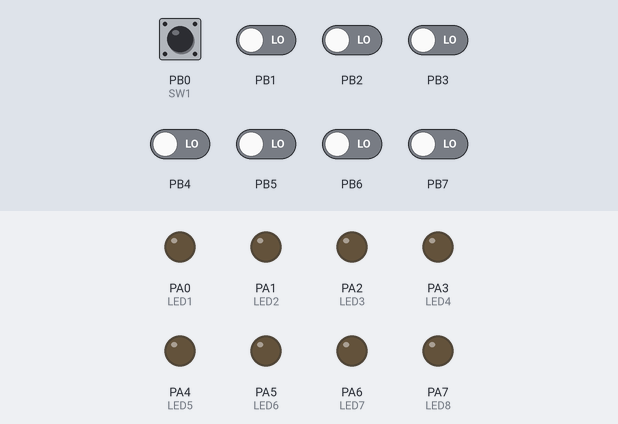
Simulated run of this program. Board: ATmega32, built with avr-gcc and emulated at 8 MHz. Parts: output pins drawn as LEDs (lit = HIGH). Dashed ring = blinking. Inputs (shaded band) come from the test bench; at power-on: PB0 (SW1) HIGH, PB1–7 LOW.

Above: at 1.2 s.
1.3 s: PB0 (SW1) pulled LOW for 0.15 s
At 2.3 s:
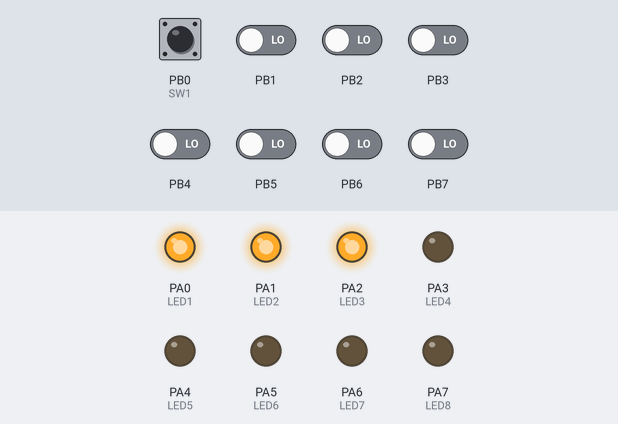
2.9 s: PB0 (SW1) pulled LOW for 1 s
At 3.06 s:
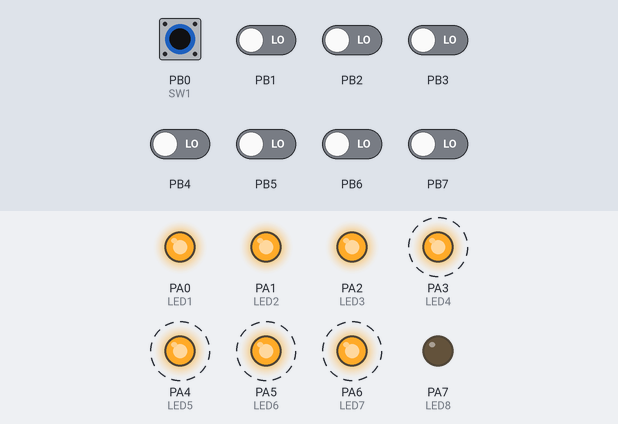
At 3.59 s:
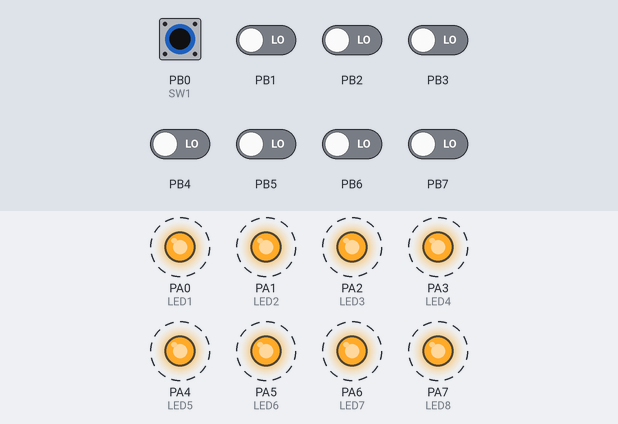
Timing chart, 0 to 5.9 s (numbered marks = the images above; inputs shaded):
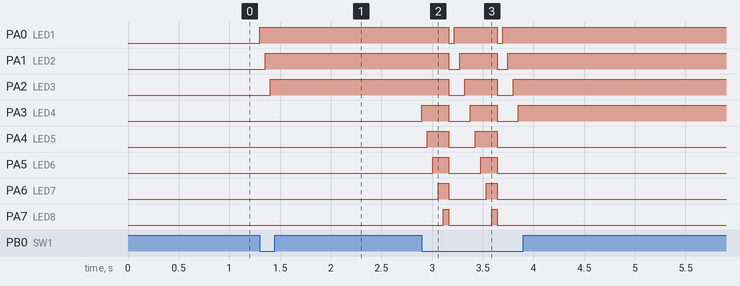

The program:

main.c
```c
/*
 * 3 leds with a specific delay
 *
 * Author : Mahmoud Karem Zammel
 *
 */
#include "STD_TYPES.h"
#include "BIT_MATH.h"

#include "DIO_interface.h"
#include "LED_interface.h"
#include "SW_interface.h"

#include <util/delay.h>

int main(void)
{
	/* Define All Configurations for  LEDs  */
	LED_Type LED1 = {LED_PORTA,LED_PIN0,ACTIVE_HIGH};
	LED_Type LED2 = {LED_PORTA,LED_PIN1,ACTIVE_HIGH};
	LED_Type LED3 = {LED_PORTA,LED_PIN2,ACTIVE_HIGH};
	LED_Type LED4 = {LED_PORTA,LED_PIN3,ACTIVE_HIGH};
	LED_Type LED5 = {LED_PORTA,LED_PIN4,ACTIVE_HIGH};
	LED_Type LED6 = {LED_PORTA,LED_PIN5,ACTIVE_HIGH};
	LED_Type LED7 = {LED_PORTA,LED_PIN6,ACTIVE_HIGH};
	LED_Type LED8 = {LED_PORTA,LED_PIN7,ACTIVE_HIGH};

	/* Define All Configurations for  Switch  */
	SW_Type SW1 = {DIO_PORTB,DIO_PIN0,SW_Int_PULL_UP};


	/* Initialization of leds  */
	LED_voidInit(LED1);
	LED_voidInit(LED2);
	LED_voidInit(LED3);
	LED_voidInit(LED4);
	LED_voidInit(LED5);
	LED_voidInit(LED6);
	LED_voidInit(LED7);
	LED_voidInit(LED8);

	/* Initialization of SW  */
	SW_voidInit(SW1);


	s8 Counter = 0 ;
	u8 sw_p = 0;
	while (1)
	{
		sw_p = SW_u8GetPressed(SW1);
		if(SW_PRESSED == sw_p)
		{
			Counter ++ ;
			switch(Counter)
			{
			case 1:
				LED_voidOn(LED1);
				_delay_ms(50);
				break;


			case 2:
				LED_voidOn(LED2);
				_delay_ms(50);
				break;

			case 3:
				LED_voidOn(LED3);
				_delay_ms(50);
				break;

			case 4:
				LED_voidOn(LED4);
				_delay_ms(50);
				break;

			case 5:
				LED_voidOn(LED5);
				_delay_ms(50);
				break;

			case 6:
				LED_voidOn(LED6);
				_delay_ms(50);
				break;

			case 7:
				LED_voidOn(LED7);
				_delay_ms(50);
				break;

			case 8:
				LED_voidOn(LED8);
				_delay_ms(50);
				break;

			case 9:
				LED_voidOff(LED1);
				LED_voidOff(LED2);
				LED_voidOff(LED3);
				LED_voidOff(LED4);
				LED_voidOff(LED5);
				LED_voidOff(LED6);
				LED_voidOff(LED7);
				LED_voidOff(LED8);
				_delay_ms(50);
				Counter = 0 ;
				break;

			}

		}
	}
}
```

LED_interface.h
```c
/*
 *<<<<<<<<<<<<<<<<<<<<<<<<<<<<<<<<<<<<<<<<<<<<    LED_interface.h    >>>>>>>>>>>>>>>>>>>>>>>>>>>>>>>>>>>>>>>>>>>>>
 *
 *  Author : Mahmoud Karem Zamel
 *  Layer  : HAL
 *  SWC    : LED
 *
 */
#ifndef   LED_INTERFACE_H_
#define   LED_INTERFACE_H_

// Port Defines
#define  LED_PORTA  0
#define  LED_PORTB  1
#define  LED_PORTC  2
#define  LED_PORTD  3


// PIN Defines
#define LED_PIN0   0
#define LED_PIN1   1
#define LED_PIN2   2
#define LED_PIN3   3
#define LED_PIN4   4
#define LED_PIN5   5
#define LED_PIN6   6
#define LED_PIN7   7

#define ACTIVE_HIGH    1
#define ACTIVE_LOW     0

typedef struct{

	u8 Port         ;
	u8 Pin          ;
	u8 Active_State ;

}LED_Type;


void LED_voidInit        ( LED_Type LED_Configuration );

void LED_voidOn          ( LED_Type LED_Configuration );

void LED_voidOff         ( LED_Type LED_Configuration );

void LED_voidToggle      ( LED_Type LED_Configuration );


#endif
```

LED_program.c
```c
/*
 *<<<<<<<<<<<<<<<<<<<<<<<<<<<<<<<<<<<<<<<<<<<<    LED_program.c    >>>>>>>>>>>>>>>>>>>>>>>>>>>>>>>>>>>>>>>>>>>>>
 *
 *  Author : Mahmoud Karem Zamel
 *  Layer  : HAL
 *  SWC    : LED
 *
 */

#include "STD_TYPES.h"
#include "BIT_MATH.h"

#include "DIO_interface.h"

#include "LED_interface.h"


//----------------------------------------------------------------------------------------------------------------------------------------------------
/*
* Breif : This Function initialize the pin which connected to led as output pin
* Parameters :
            => struct has the led port , pin , status
* return : void
*/
void LED_voidInit( LED_Type LED_Configuration )
{

	DIO_enumSetPinDirection( LED_Configuration.Port , LED_Configuration.Pin , DIO_PIN_OUTPUT );

}

//----------------------------------------------------------------------------------------------------------------------------------------------------
/*
* Breif : This Function set high on led pin ( led on )
* Parameters :
            => struct has the led port , pin , status
* return : void
*/
void LED_voidOn  ( LED_Type LED_Configuration )
{

	if( LED_Configuration.Active_State == ACTIVE_HIGH ){

		DIO_enumSetPinValue( LED_Configuration.Port , LED_Configuration.Pin , DIO_PIN_HIGH );

	}else if( LED_Configuration.Active_State == ACTIVE_LOW ){

		DIO_enumSetPinValue( LED_Configuration.Port , LED_Configuration.Pin , DIO_PIN_LOW  );

	}

}

//----------------------------------------------------------------------------------------------------------------------------------------------------
/*
* Breif : This Function set low on led pin ( led off )
* Parameters :
             => struct has the led port , pin , status
* return : void
*/
void LED_voidOff ( LED_Type LED_Configuration )
{

	if( LED_Configuration.Active_State == ACTIVE_HIGH ){

		DIO_enumSetPinValue( LED_Configuration.Port , LED_Configuration.Pin , DIO_PIN_LOW  );

	}else if( LED_Configuration.Active_State == ACTIVE_LOW ){

		DIO_enumSetPinValue( LED_Configuration.Port , LED_Configuration.Pin , DIO_PIN_HIGH  );

	}

}

//----------------------------------------------------------------------------------------------------------------------------------------------------
/*
* Breif : This Function toggle led pin
* Parameters :
             => struct has the led port , pin , status
* return : void
*/
void LED_voidToggle      ( LED_Type LED_Configuration )
{
	DIO_enumTogglePinValue  ( LED_Configuration.Port , LED_Configuration.Pin );
}

//<<<<<<<<<<<<<<<<<<<<<<<<<<<<<<<<<<<<<<<<<<<<<<<<<<<<<<<<<<<<<<<<    END    >>>>>>>>>>>>>>>>>>>>>>>>>>>>>>>>>>>>>>>>>>>>>>>>>>>>>>>>>>>>>>>>>>>>>>>>>>>>
```

SW_interface.h
```c
/*
 *<<<<<<<<<<<<<<<<<<<<<<<<<<<<<<<<<<<<<<<<<<<<    SW_interface.h    >>>>>>>>>>>>>>>>>>>>>>>>>>>>>>>>>>>>>>>>>>>>>
 *
 *  Author : Mahmoud Karem Zamel
 *  Layer  : HAL
 *  SWC    : SWITCH / BUTTON
 *
 */

#ifndef SW_INTERFACE_H
#define SW_INTERFACE_H


#define SW_PRESSED     1
#define SW_NOT_PRESSED 0

/*
     $ Optins of State :-
	 1- SW_Int_PULL_UP
	 2- SW_Ext_PULL_UP
	 3- SW_Ext_PULL_DOWN
	 4- SW_FLOATING

 */
/*******/
#define SW_Int_PULL_UP     0
#define SW_Ext_PULL_UP     1
#define SW_Ext_PULL_DOWN   2
#define SW_FLOATING        3
/*******/


typedef struct{

	u8 Port;
	u8 Pin ;
	u8 Pull_State;

}SW_Type;

void SW_voidInit       ( SW_Type SW_Config );
u8   SW_u8GetPressed   ( SW_Type SW_Config );

#endif
```

SW_program.c
```c
/*
 *<<<<<<<<<<<<<<<<<<<<<<<<<<<<<<<<<<<<<<<<<<<<    SW_program.c    >>>>>>>>>>>>>>>>>>>>>>>>>>>>>>>>>>>>>>>>>>>>>
 *
 *  Author : Mahmoud Karem Zamel
 *  Layer  : HAL
 *  SWC    : SWITCH / BUTTON
 *
 */
#include "STD_TYPES.h"
#include "BIT_MATH.h"

#include <util\delay.h>

#include "DIO_interface.h"


#include "SW_interface.h"
#include "SW_private.h"
#include "SW_config.h"


//----------------------------------------------------------------------------------------------------------------------------------------------------
/*
* Breif : This Function initialize the pin which connected to Push Button as Pull Up Input pin
* Parameters :   => struct has the switch porn , pin , status
* return : void
*/
void SW_voidInit      ( SW_Type SW_Config ){

	DIO_enumSetPinDirection( SW_Config.Port , SW_Config.Pin , DIO_PIN_INPUT );

	/* If Sw is Internal Pull Up */
	if( SW_Config.Pull_State == SW_Int_PULL_UP ){

		DIO_enumSetPinValue    ( SW_Config.Port , SW_Config.Pin , DIO_PIN_HIGH  );

		/* we could use DIO_enumConnectPullup */
	}

}

//----------------------------------------------------------------------------------------------------------------------------------------------------
/*
* Breif : This Function read Button status
* Parameters :   => struct has the switch porn , pin , status
* return : switch status
*/

u8   SW_u8GetPressed ( SW_Type SW_Config ){

	u8 LOC_u8Result = SW_NOT_PRESSED ;
	u8 LOC_u8PinVal = SW_NOT_PRESSED ;

	if ( (SW_Config.Pull_State == SW_Int_PULL_UP) || (SW_Config.Pull_State == SW_Ext_PULL_UP) )
	{
		DIO_enumGetPinValue( SW_Config.Port , SW_Config.Pin , &LOC_u8PinVal );

		if (LOC_u8PinVal==0)
		{
			LOC_u8Result = SW_PRESSED ;
		}
		else if (LOC_u8PinVal==1)
		{
			LOC_u8Result = SW_NOT_PRESSED ;
		}

	}
	else if (SW_Config.Pull_State == SW_Ext_PULL_DOWN)
	{
		DIO_enumGetPinValue( SW_Config.Port , SW_Config.Pin , &LOC_u8PinVal );

		if (LOC_u8PinVal==0)
		{
			LOC_u8Result = SW_NOT_PRESSED ;
		}
		else if (LOC_u8PinVal==1)
		{
			LOC_u8Result = SW_PRESSED ;
		}
	}

	return LOC_u8Result ;

}
//<<<<<<<<<<<<<<<<<<<<<<<<<<<<<<<<<<<<<<<<<<<<<<<<<<<<<<<<<<<<<<<<    END    >>>>>>>>>>>>>>>>>>>>>>>>>>>>>>>>>>>>>>>>>>>>>>>>>>>>>>>>>>>>>>>>>>>>>>>>>>>>
```

SW_config.h
```c
/*
 *<<<<<<<<<<<<<<<<<<<<<<<<<<<<<<<<<<<<<<<<<<<<    SW_config.h    >>>>>>>>>>>>>>>>>>>>>>>>>>>>>>>>>>>>>>>>>>>>>
 *
 *  Author : Mahmoud Karem Zamel
 *  Layer  : HAL
 *  SWC    : SWITCH / BUTTON
 *
 */

#ifndef SW_CONFIG_H
#define SW_CONFIG_H


#endif
```

BIT_MATH.h
```c
/*
 *<<<<<<<<<<<<<<<<<<<<<<<<<<<<<<<<<<<<<<<<<<<<    BIT_MATH.h    >>>>>>>>>>>>>>>>>>>>>>>>>>>>>>>>>>>>>>>>>>>>>
 *
 * Author  : Mahmoud Karem Zamel
 *  Layer  : LIB
 *
 *
 */

#ifndef BIT_MATH_H_
#define BIT_MATH_H_


#define SET_BIT(reg,bit)     reg|=(1<<bit)
#define CLR_BIT(reg,bit)     reg&=(~(1<<bit))
#define TOG_BIT(reg,bit)     reg^=(1<<bit)
#define GET_BIT(reg,bit)     (reg&(1<<bit))>>bit

#define IS_BIT_SET(reg,bit)  (reg&(1<<bit))>>bit
#define IS_BIT_CLR(reg,bit)  !((reg&(1<<bit))>>bit)
#define ROR(reg,num)         reg=(reg<<(REGISTER_SIZE-num))|(reg>>(num))
#define ROL(reg,num)         reg= (reg>>(REGISTER_SIZE-num))|(reg<<(num))


#endif /* BIT_MATH_H_ */
```

DIO_interface.h
```c
/*
 *<<<<<<<<<<<<<<<<<<<<<<<<<<<<<<<<<<<<<<<<<<<<    DIO_interface.h    >>>>>>>>>>>>>>>>>>>>>>>>>>>>>>>>>>>>>>>>>>>>>
 *
 *  Author : Mahmoud Karem Zamel
 *  Layer  : MCAL
 *  SWC    : DIO/GPIO
 *
 */


#ifndef   DIO_INTERFACE_H_
#define   DIO_INTERFACE_H_


typedef enum                 //it should be before functions prototypes
 {
	DIO_NOK,
	DIO_OK

 }DIO_ErrorStatus;


// Port Defines
#define  DIO_PORTA  0
#define  DIO_PORTB  1
#define  DIO_PORTC  2
#define  DIO_PORTD  3


// PIN Defines
#define DIO_PIN0   0
#define DIO_PIN1   1
#define DIO_PIN2   2
#define DIO_PIN3   3
#define DIO_PIN4   4
#define DIO_PIN5   5
#define DIO_PIN6   6
#define DIO_PIN7   7


// PIN Directions
#define DIO_PIN_OUTPUT		1
#define DIO_PIN_INPUT	    0

// PIN Value Options
#define DIO_PIN_HIGH		1
#define DIO_PIN_LOW			0

// PORT Directions
#define DIO_PORT_OUTPUT		0xFF
#define DIO_PORT_INPUT		0

// PORT Value Options
#define DIO_PORT_HIGH 		0xFF
#define DIO_PORT_LOW  		0

//Pull UP
#define PUD   2


// IO Pins
DIO_ErrorStatus DIO_enumSetPinDirection      (u8 Copy_u8PORT, u8 Copy_u8PIN, u8 Copy_u8Direction     );
DIO_ErrorStatus DIO_enumSetPinValue          (u8 Copy_u8PORT, u8 Copy_u8PIN, u8 Copy_u8Value         );
DIO_ErrorStatus DIO_enumGetPinValue          (u8 Copy_u8PORT, u8 Copy_u8PIN, u8 * Copy_PtrData       );
DIO_ErrorStatus DIO_enumTogglePinValue       (u8 Copy_u8PORT, u8 Copy_u8PIN                          );
// Internal Pull Up
DIO_ErrorStatus DIO_enumConnectPullup        (u8 Copy_u8PORT ,u8 Copy_u8PIN, u8 Copy_u8ConnectPullup );

// IO Ports
DIO_ErrorStatus DIO_enumSetPortDirection     (u8 Copy_u8PORT, u8 Copy_u8Direction  );
DIO_ErrorStatus DIO_enumSetPortValue         (u8 Copy_u8PORT, u8 Copy_u8Value      );
DIO_ErrorStatus DIO_enumGetPortValue         (u8 Copy_u8PORT, u8 * Copy_PtrData    );
DIO_ErrorStatus DIO_enumTogglePortValue      (u8 Copy_u8PORT                       );


// IO Nibbles
DIO_ErrorStatus DIO_voidWriteHighNibbles (u8 Copy_u8PORT,u8 value);
DIO_ErrorStatus DIO_voidWriteLowNibbles  (u8 Copy_u8PORT,u8 value);


#endif
```

DIO_private.h
```c
/*
 *<<<<<<<<<<<<<<<<<<<<<<<<<<<<<<<<<<<<<<<<<<<<    DIO_register.h / DIO_private.h   >>>>>>>>>>>>>>>>>>>>>>>>>>>>>>>>>>>>>>>>>>>>>
 *
 *  Author : Mahmoud Karem Zamel
 *  Layer  : MCAL
 *  SWC    : DIO/GPIO
 *
 */

#ifndef _DIO_PRIVATE_H_
#define _DIO_PRIVATE_H_

/* Group A Registers */
#define PORTA_Register  *((volatile u8*)0x3B)
#define DDRA_Register   *((volatile u8*)0x3A)
#define PINA_Register   *((volatile u8*)0x39)

/* Group B Registers */
#define PORTB_Register  *((volatile u8*)0x38)
#define DDRB_Register   *((volatile u8*)0x37)
#define PINB_Register   *((volatile u8*)0x36)

/* Group C Registers */
#define PORTC_Register  *((volatile u8*)0x35)
#define DDRC_Register   *((volatile u8*)0x34)
#define PINC_Register   *((volatile u8*)0x33)

/* Group D Registers */
#define PORTD_Register  *((volatile u8*)0x32)
#define DDRD_Register   *((volatile u8*)0x31)
#define PIND_Register   *((volatile u8*)0x30)

/*PULL UP */
#define  SFIOR   *((volatile u8*)0x50)


#endif
```

STD_TYPES.h
```c
/*
 *<<<<<<<<<<<<<<<<<<<<<<<<<<<<<<<<<<<<<<<<<<<<    STD_TYPES.h    >>>>>>>>>>>>>>>>>>>>>>>>>>>>>>>>>>>>>>>>>>>>>
 *
 *  Author : Mahmoud Karem Zamel
 *  Layer  : LIB
 *
 */


#ifndef STD_TYPES_H_
#define STD_TYPES_H_

typedef unsigned char           u8 ;
typedef unsigned short int      u16;
typedef unsigned long int       u32;
typedef unsigned long long int  u64;
typedef signed char	            s8 ;
typedef signed short int        s16;
typedef signed long int         s32;
typedef signed long long int    s64;
typedef float                   f32;
typedef double                  f64;


#endif /* STD_TYPES_H_  */
```

SW_private.h
```c
#ifndef SW_PRIVATE_H
#define SW_PRIVATE_H


#endif
```

Source omitted: DIO_program.c (16357 bytes)

Measured:
- after the input at 1.3 s, PA0 (LED1): LOW → HIGH at once; PA1 (LED2): LOW → HIGH after 0.05 s; PA2 (LED3): LOW → HIGH after 0.10 s
- after the input at 2.9 s, PA0 (LED1): alternates HIGH for 0.42 s and LOW for 0.05 s, 4 changes in all, then stays HIGH, starting after 0.27 s; PA1 (LED2): alternates HIGH for 0.37 s and LOW for 0.11 s, 4 changes in all, then stays HIGH, starting after 0.27 s
